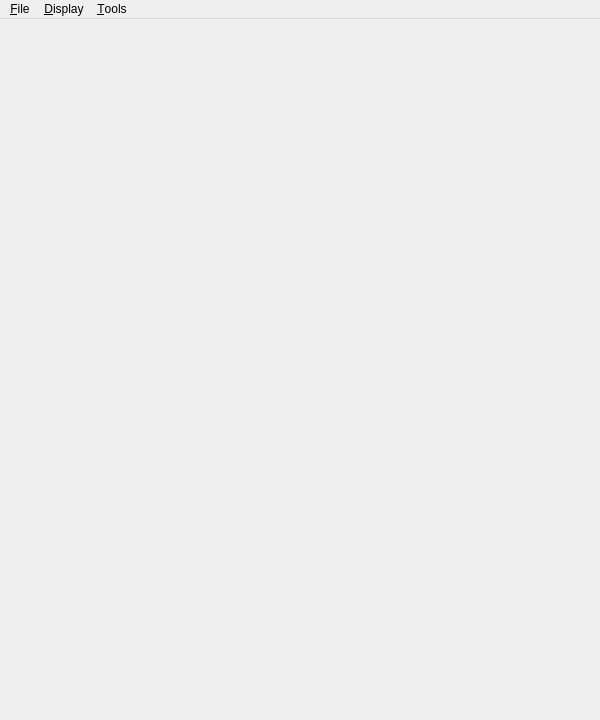
<?xml version="1.0" encoding="UTF-8"?>
<ui version="4.0">
 <class>MainWindow</class>
 <widget class="QMainWindow" name="MainWindow">
  <property name="geometry">
   <rect>
    <x>0</x>
    <y>0</y>
    <width>600</width>
    <height>720</height>
   </rect>
  </property>
  <property name="windowTitle">
   <string>QuteQoin</string>
  </property>
  <property name="windowIcon">
   <iconset resource="rc/quteqoin_img.qrc">
    <normaloff>:/img/rubber_duck_yellow.svg</normaloff>:/img/rubber_duck_yellow.svg</iconset>
  </property>
  <widget class="QWidget" name="centralWidget"/>
  <widget class="QMenuBar" name="menuBar">
   <property name="geometry">
    <rect>
     <x>0</x>
     <y>0</y>
     <width>600</width>
     <height>18</height>
    </rect>
   </property>
   <widget class="QMenu" name="menuFile">
    <property name="title">
     <string>&amp;File</string>
    </property>
    <addaction name="separator"/>
    <addaction name="actionQuit"/>
   </widget>
   <widget class="QMenu" name="displayMenu">
    <property name="title">
     <string>&amp;Display</string>
    </property>
    <widget class="QMenu" name="menuPalmipede">
     <property name="title">
      <string>Palmipède</string>
     </property>
     <addaction name="actionEtendu"/>
     <addaction name="actionMinimal"/>
    </widget>
    <widget class="QMenu" name="menuPinip_de">
     <property name="title">
      <string>Pinipède</string>
     </property>
     <addaction name="actionTabul"/>
     <addaction name="actionEn_ligne"/>
    </widget>
    <addaction name="menuPalmipede"/>
    <addaction name="menuPinip_de"/>
   </widget>
   <widget class="QMenu" name="toolsMenu">
    <property name="title">
     <string>&amp;Tools</string>
    </property>
    <addaction name="actionOptions"/>
   </widget>
   <addaction name="menuFile"/>
   <addaction name="displayMenu"/>
   <addaction name="toolsMenu"/>
  </widget>
  <action name="actionTabbed">
   <property name="checkable">
    <bool>true</bool>
   </property>
   <property name="text">
    <string>Tabbed</string>
   </property>
  </action>
  <action name="actionMixed">
   <property name="checkable">
    <bool>true</bool>
   </property>
   <property name="text">
    <string>Mixed</string>
   </property>
  </action>
  <action name="actionMono">
   <property name="checkable">
    <bool>true</bool>
   </property>
   <property name="text">
    <string>Mono</string>
   </property>
  </action>
  <action name="actionQuit">
   <property name="text">
    <string>Quit</string>
   </property>
  </action>
  <action name="actionOptions">
   <property name="text">
    <string>Options</string>
   </property>
  </action>
  <action name="actionEnregistrer_parametres">
   <property name="text">
    <string>Enregistrer parametres</string>
   </property>
  </action>
  <action name="actionEtendu">
   <property name="checkable">
    <bool>true</bool>
   </property>
   <property name="checked">
    <bool>true</bool>
   </property>
   <property name="text">
    <string>Etendu</string>
   </property>
  </action>
  <action name="actionMinimal">
   <property name="checkable">
    <bool>true</bool>
   </property>
   <property name="text">
    <string>Minimal</string>
   </property>
  </action>
  <action name="actionTabul">
   <property name="text">
    <string>Tabulé</string>
   </property>
  </action>
  <action name="actionEn_ligne">
   <property name="text">
    <string>En ligne</string>
   </property>
  </action>
  <action name="actionTotoz">
   <property name="text">
    <string>Gestionnaire &amp;Totoz</string>
   </property>
  </action>
  <action name="actionOptions_new">
   <property name="text">
    <string>Options (new)</string>
   </property>
  </action>
 </widget>
 <layoutdefault spacing="6" margin="11"/>
 <resources>
  <include location="rc/quteqoin_img.qrc"/>
 </resources>
 <connections/>
</ui>
